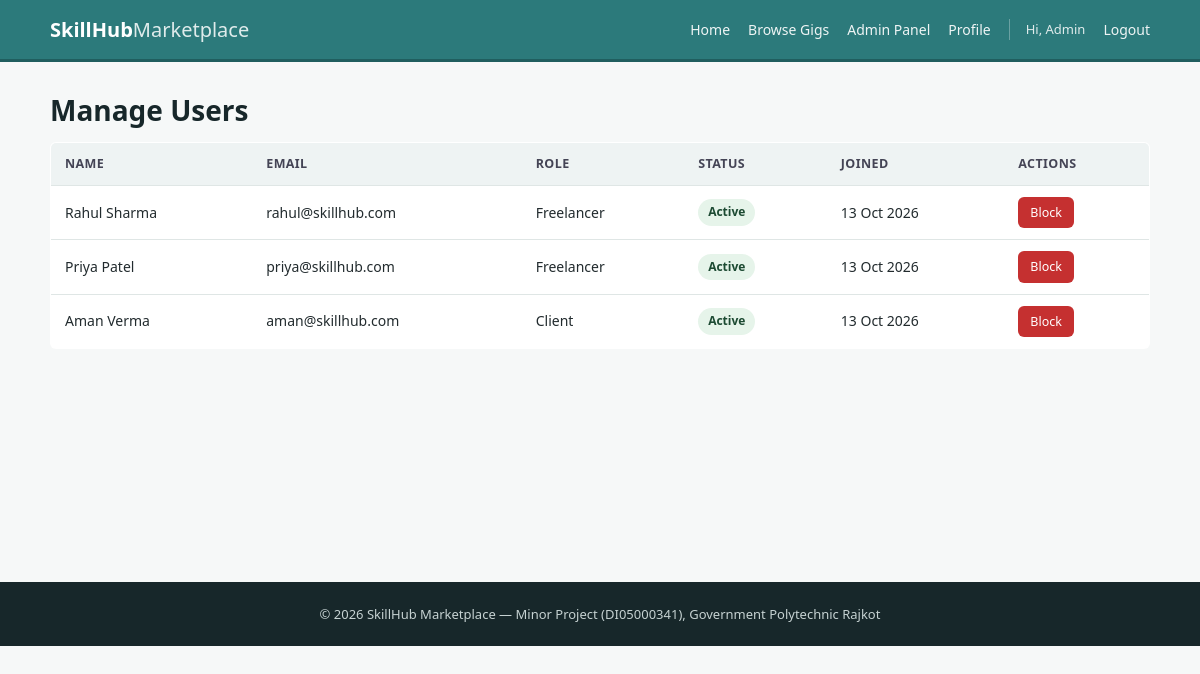
The page /manage_users.php (signed in) on the database its author committed.
### tables this page shows
CREATE TABLE IF NOT EXISTS users (
    user_id INT AUTO_INCREMENT PRIMARY KEY,
    name VARCHAR(100) NOT NULL,
    email VARCHAR(150) NOT NULL UNIQUE,
    password VARCHAR(255) NOT NULL,
    role ENUM('client','freelancer','admin') NOT NULL DEFAULT 'client',
    profile_pic VARCHAR(255) DEFAULT NULL,
    bio TEXT DEFAULT NULL,
    created_at DATETIME DEFAULT CURRENT_TIMESTAMP,
    status ENUM('active','blocked') NOT NULL DEFAULT 'active'
);

### functions.php (called while the page is built, shortened)
<?php
function clean($str) {
    return htmlspecialchars(trim($str ?? ''), ENT_QUOTES, 'UTF-8');
}

### manage_users.php (the view, shortened to what this page needs)
<?php
require_once __DIR__ . '/../includes/auth_check.php';
$users = $conn->query("SELECT user_id, name, email, role, status, created_at FROM users WHERE role != 'admin' ORDER BY created_at DESC");
include __DIR__ . '/../includes/header.php';
?>
<h1>Manage Users</h1>
<div class="table-wrap">
<table class="basic-table">
    <tr><th>Name</th><th>Email</th><th>Role</th><th>Status</th><th>Joined</th><th>Actions</th></tr>
    <?php if ($users->num_rows > 0): ?>
        <?php while ($u = $users->fetch_assoc()): ?>
            <tr>
                <td><?php echo clean($u['name']); ?></td>
                <td><?php echo clean($u['email']); ?></td>
                <td><?php echo ucfirst($u['role']); ?></td>
                <td>
                    <span class="status-badge <?php echo $u['status'] === 'active' ? 'status-completed' : 'status-cancelled'; ?>">
                        <?php echo ucfirst($u['status']); ?>
                    </span>
                </td>
                <td><?php echo date('d M Y', strtotime($u['created_at'])); ?></td>
                <td>
                    <?php if ($u['status'] === 'active'): ?>
                        <a href="admin/toggle_user.php?id=<?php echo $u['user_id']; ?>&action=block" class="btn btn-small btn-danger confirm-action" data-confirm="Block this user?">Block</a>
                    <?php else: ?>
                        <a href="admin/toggle_user.php?id=<?php echo $u['user_id']; ?>&action=unblock" class="btn btn-small">Unblock</a>
                    <?php endif; ?>
                </td>
            </tr>
        <?php endwhile; ?>
    <?php else: ?>
        <tr><td colspan="6">No users found.</td></tr>
    <?php endif; ?>
</table>
</div>
<?php include __DIR__ . '/../includes/footer.php'; ?>

### style.css (style rules this page uses)
:root { --primary: #2c7a7b; --primary-dark: #205e5f; --primary-light: #e6f3f2; --accent: #c05621; --text: #222b2e; --text-muted: #5f6b6d; --border: #dfe6e5; --bg: #f6f8f8; --white: #ffffff; --danger: #c53030; --danger-light: #fbe6e6; --success: #2f855a; --success-light: #e6f4ea; --radius: 6px; }
* { box-sizing: border-box; }
html, body { margin: 0; padding: 0; }
body { font-family: "Segoe UI", Arial, Helvetica, sans-serif; background: var(--bg); color: var(--text); line-height: 1.55; font-size: 15px; }
a { color: var(--primary); text-decoration: none; }
h1, h2, h3, h4 { color: #17272a; line-height: 1.3; margin-top: 0; }
h1 { font-size: 28px; margin-bottom: 14px; }
.btn { display: inline-block; background: var(--primary); color: var(--white) !important; border: none; padding: 10px 18px; border-radius: var(--radius); font-size: 14px; cursor: pointer; text-decoration: none !important; }
.btn-danger { background: var(--danger); }
.btn-small { padding: 6px 12px; font-size: 12.5px; }
.table-wrap { overflow-x: auto; }
.basic-table { width: 100%; border-collapse: collapse; background: var(--white); border: 1px solid var(--border); border-radius: var(--radius); overflow: hidden; font-size: 14px; }
.basic-table th, .basic-table td { padding: 11px 14px; text-align: left; border-bottom: 1px solid var(--border); }
.basic-table th { background: #eef3f3; font-size: 12.5px; text-transform: uppercase; letter-spacing: 0.4px; color: #445; }
.basic-table tr:last-child td { border-bottom: none; }
.status-badge { display: inline-block; padding: 4px 10px; border-radius: 20px; font-size: 12px; font-weight: 600; }
.status-completed { background: var(--success-light); color: #1c4a32; }

### rows shown on the page
users: name "Rahul Sharma", email "rahul@skillhub.com", role "Freelancer", status "Active", created_at "13 Oct 2026"
users: name "Priya Patel", email "priya@skillhub.com", role "Freelancer", status "Active", created_at "13 Oct 2026"
users: name "Aman Verma", email "aman@skillhub.com", role "Client", status "Active", created_at "13 Oct 2026"

### other values the page prints
$_SESSION['name'] "Admin"
